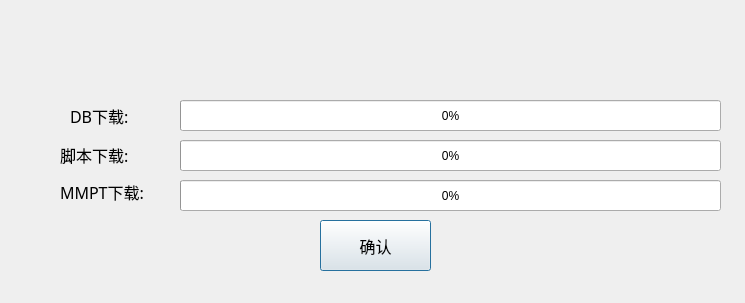
<?xml version="1.0" encoding="UTF-8"?>
<ui version="4.0">
 <class>toolConfigDialog</class>
 <widget class="QDialog" name="toolConfigDialog">
  <property name="geometry">
   <rect>
    <x>0</x>
    <y>0</y>
    <width>745</width>
    <height>303</height>
   </rect>
  </property>
  <property name="windowTitle">
   <string>工具配置和测试项目选择</string>
  </property>
  <widget class="QPushButton" name="OK_btn">
   <property name="geometry">
    <rect>
     <x>320</x>
     <y>220</y>
     <width>111</width>
     <height>51</height>
    </rect>
   </property>
   <property name="font">
    <font>
     <family>宋体</family>
     <pointsize>12</pointsize>
    </font>
   </property>
   <property name="text">
    <string>确认</string>
   </property>
  </widget>
  <widget class="QProgressBar" name="download_1_progressbar">
   <property name="geometry">
    <rect>
     <x>180</x>
     <y>100</y>
     <width>541</width>
     <height>31</height>
    </rect>
   </property>
   <property name="value">
    <number>0</number>
   </property>
  </widget>
  <widget class="QLabel" name="dl_label_1">
   <property name="geometry">
    <rect>
     <x>70</x>
     <y>100</y>
     <width>101</width>
     <height>31</height>
    </rect>
   </property>
   <property name="font">
    <font>
     <family>新宋体</family>
     <pointsize>12</pointsize>
    </font>
   </property>
   <property name="text">
    <string>DB下载:</string>
   </property>
  </widget>
  <widget class="QProgressBar" name="download_2_progressbar">
   <property name="geometry">
    <rect>
     <x>180</x>
     <y>140</y>
     <width>541</width>
     <height>31</height>
    </rect>
   </property>
   <property name="value">
    <number>0</number>
   </property>
  </widget>
  <widget class="QLabel" name="dl_label_2">
   <property name="geometry">
    <rect>
     <x>60</x>
     <y>134</y>
     <width>111</width>
     <height>41</height>
    </rect>
   </property>
   <property name="font">
    <font>
     <family>新宋体</family>
     <pointsize>12</pointsize>
    </font>
   </property>
   <property name="text">
    <string>脚本下载:</string>
   </property>
  </widget>
  <widget class="QProgressBar" name="download_3_progressbar">
   <property name="geometry">
    <rect>
     <x>180</x>
     <y>180</y>
     <width>541</width>
     <height>31</height>
    </rect>
   </property>
   <property name="value">
    <number>0</number>
   </property>
  </widget>
  <widget class="QLabel" name="dl_label_3">
   <property name="geometry">
    <rect>
     <x>60</x>
     <y>166</y>
     <width>111</width>
     <height>51</height>
    </rect>
   </property>
   <property name="font">
    <font>
     <family>新宋体</family>
     <pointsize>12</pointsize>
    </font>
   </property>
   <property name="text">
    <string>MMPT下载:</string>
   </property>
  </widget>
 </widget>
 <resources/>
 <connections/>
</ui>
